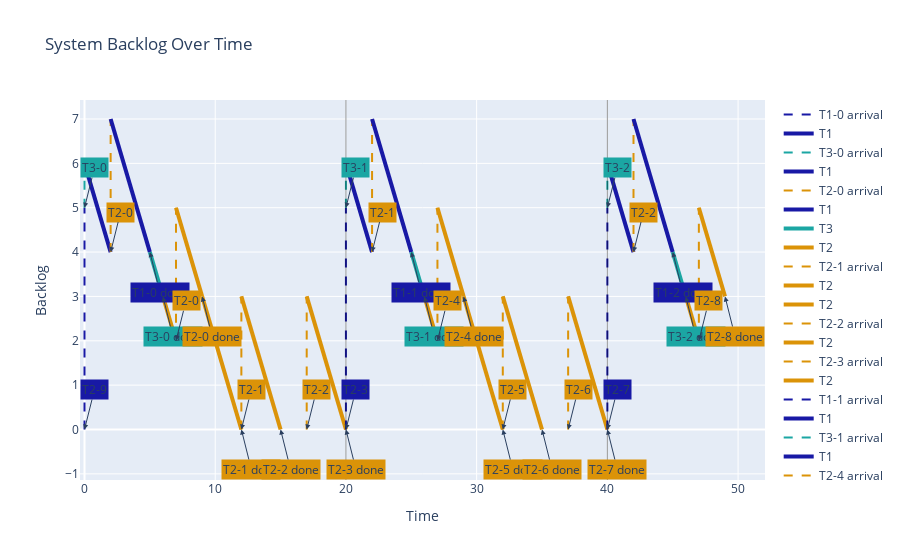

The code cell stored with this chart in its notebook:
### Code cell
interval = 50

P = Uniprocessor(policy="FIFO", taskload=taskload)
WL = P.get_workload_until(interval)
T = get_periodic_tasks_hyperperiod(taskload)
PM = PlotManager(WL)
myfig = PM.plot_backlog()
add_hyperperiod_lines(myfig, T, interval)
myfig.show()
previewer(myfig)

### Figure 1 — Plotly figure (JSON) as saved in the notebook; plotly's stock layout.template omitted (floating-point values rounded to 4 significant figures)
{"data": [{"line": {"color": "#1819A5", "dash": "dash", "width": 2}, "mode": "lines", "name": "T1-0 arrival", "type": "scatter", "x": [0, 0], "y": [0, 5]}, {"line": {"color": "#1819A5", "width": 4}, "mode": "lines", "name": "T1", "type": "scatter", "x": [0, 0], "y": [5, 5]}, {"line": {"color": "#1BA6A3", "dash": "dash", "width": 2}, "mode": "lines", "name": "T3-0 arrival", "type": "scatter", "x": [0, 0], "y": [5, 6]}, {"line": {"color": "#1819A5", "width": 4}, "mode": "lines", "name": "T1", "type": "scatter", "x": [0, 2], "y": [6, 4]}, {"line": {"color": "#DB9308", "dash": "dash", "width": 2}, "mode": "lines", "name": "T2-0 arrival", "type": "scatter", "x": [2, 2], "y": [4, 7]}, {"line": {"color": "#1819A5", "width": 4}, "mode": "lines", "name": "T1", "type": "scatter", "x": [2, 5], "y": [7, 4]}, {"line": {"color": "#1BA6A3", "width": 4}, "mode": "lines", "name": "T3", "type": "scatter", "x": [5, 6], "y": [4, 3]}, {"line": {"color": "#DB9308", "width": 4}, "mode": "lines", "name": "T2", "type": "scatter", "x": [6, 7], "y": [3, 2]}, {"line": {"color": "#DB9308", "dash": "dash", "width": 2}, "mode": "lines", "name": "T2-1 arrival", "type": "scatter", "x": [7, 7], "y": [2, 5]}, {"line": {"color": "#DB9308", "width": 4}, "mode": "lines", "name": "T2", "type": "scatter", "x": [7, 9], "y": [5, 3]}, {"line": {"color": "#DB9308", "width": 4}, "mode": "lines", "name": "T2", "type": "scatter", "x": [9, 12], "y": [3, 0]}, {"line": {"color": "#DB9308", "dash": "dash", "width": 2}, "mode": "lines", "name": "T2-2 arrival", "type": "scatter", "x": [12, 12], "y": [0, 3]}, {"line": {"color": "#DB9308", "width": 4}, "mode": "lines", "name": "T2", "type": "scatter", "x": [12, 15], "y": [3, 0]}, {"line": {"color": "#DB9308", "dash": "dash", "width": 2}, "mode": "lines", "name": "T2-3 arrival", "type": "scatter", "x": [17, 17], "y": [0, 3]}, {"line": {"color": "#DB9308", "width": 4}, "mode": "lines", "name": "T2", "type": "scatter", "x": [17, 20], "y": [3, 0]}, {"line": {"color": "#1819A5", "dash": "dash", "width": 2}, "mode": "lines", "name": "T1-1 arrival", "type": "scatter", "x": [20, 20], "y": [0, 5]}, {"line": {"color": "#1819A5", "width": 4}, "mode": "lines", "name": "T1", "type": "scatter", "x": [20, 20], "y": [5, 5]}, {"line": {"color": "#1BA6A3", "dash": "dash", "width": 2}, "mode": "lines", "name": "T3-1 arrival", "type": "scatter", "x": [20, 20], "y": [5, 6]}, {"line": {"color": "#1819A5", "width": 4}, "mode": "lines", "name": "T1", "type": "scatter", "x": [20, 22], "y": [6, 4]}, {"line": {"color": "#DB9308", "dash": "dash", "width": 2}, "mode": "lines", "name": "T2-4 arrival", "type": "scatter", "x": [22, 22], "y": [4, 7]}, {"line": {"color": "#1819A5", "width": 4}, "mode": "lines", "name": "T1", "type": "scatter", "x": [22, 25], "y": [7, 4]}, {"line": {"color": "#1BA6A3", "width": 4}, "mode": "lines", "name": "T3", "type": "scatter", "x": [25, 26], "y": [4, 3]}, {"line": {"color": "#DB9308", "width": 4}, "mode": "lines", "name": "T2", "type": "scatter", "x": [26, 27], "y": [3, 2]}, {"line": {"color": "#DB9308", "dash": "dash", "width": 2}, "mode": "lines", "name": "T2-5 arrival", "type": "scatter", "x": [27, 27], "y": [2, 5]}, {"line": {"color": "#DB9308", "width": 4}, "mode": "lines", "name": "T2", "type": "scatter", "x": [27, 29], "y": [5, 3]}, {"line": {"color": "#DB9308", "width": 4}, "mode": "lines", "name": "T2", "type": "scatter", "x": [29, 32], "y": [3, 0]}, {"line": {"color": "#DB9308", "dash": "dash", "width": 2}, "mode": "lines", "name": "T2-6 arrival", "type": "scatter", "x": [32, 32], "y": [0, 3]}, {"line": {"color": "#DB9308", "width": 4}, "mode": "lines", "name": "T2", "type": "scatter", "x": [32, 35], "y": [3, 0]}, {"line": {"color": "#DB9308", "dash": "dash", "width": 2}, "mode": "lines", "name": "T2-7 arrival", "type": "scatter", "x": [37, 37], "y": [0, 3]}, {"line": {"color": "#DB9308", "width": 4}, "mode": "lines", "name": "T2", "type": "scatter", "x": [37, 40], "y": [3, 0]}, {"line": {"color": "#1819A5", "dash": "dash", "width": 2}, "mode": "lines", "name": "T1-2 arrival", "type": "scatter", "x": [40, 40], "y": [0, 5]}, {"line": {"color": "#1819A5", "width": 4}, "mode": "lines", "name": "T1", "type": "scatter", "x": [40, 40], "y": [5, 5]}, {"line": {"color": "#1BA6A3", "dash": "dash", "width": 2}, "mode": "lines", "name": "T3-2 arrival", "type": "scatter", "x": [40, 40], "y": [5, 6]}, {"line": {"color": "#1819A5", "width": 4}, "mode": "lines", "name": "T1", "type": "scatter", "x": [40, 42], "y": [6, 4]}, {"line": {"color": "#DB9308", "dash": "dash", "width": 2}, "mode": "lines", "name": "T2-8 arrival", "type": "scatter", "x": [42, 42], "y": [4, 7]}, {"line": {"color": "#1819A5", "width": 4}, "mode": "lines", "name": "T1", "type": "scatter", "x": [42, 45], "y": [7, 4]}, {"line": {"color": "#1BA6A3", "width": 4}, "mode": "lines", "name": "T3", "type": "scatter", "x": [45, 46], "y": [4, 3]}, {"line": {"color": "#DB9308", "width": 4}, "mode": "lines", "name": "T2", "type": "scatter", "x": [46, 47], "y": [3, 2]}, {"line": {"color": "#DB9308", "dash": "dash", "width": 2}, "mode": "lines", "name": "T2-9 arrival", "type": "scatter", "x": [47, 47], "y": [2, 5]}, {"line": {"color": "#DB9308", "width": 4}, "mode": "lines", "name": "T2", "type": "scatter", "x": [47, 49], "y": [5, 3]}], "layout": {"annotations": [{"arrowhead": 2, "ax": 10, "ay": -40, "bgcolor": "#1819A5", "showarrow": true, "text": "T2-9", "x": 0, "y": 0}, {"arrowhead": 2, "ax": 10, "ay": -40, "bgcolor": "#1BA6A3", "showarrow": true, "text": "T3-0", "x": 0, "y": 5}, {"arrowhead": 2, "ax": 10, "ay": -40, "bgcolor": "#DB9308", "showarrow": true, "text": "T2-0", "x": 2, "y": 4}, {"arrowhead": 2, "ax": 10, "ay": 40, "bgcolor": "#1819A5", "showarrow": true, "text": "T1-0 done", "x": 5, "y": 4}, {"arrowhead": 2, "ax": 10, "ay": 40, "bgcolor": "#1BA6A3", "showarrow": true, "text": "T3-0 done", "x": 6, "y": 3}, {"arrowhead": 2, "ax": 10, "ay": -40, "bgcolor": "#DB9308", "showarrow": true, "text": "T2-0", "x": 7, "y": 2}, {"arrowhead": 2, "ax": 10, "ay": 40, "bgcolor": "#DB9308", "showarrow": true, "text": "T2-0 done", "x": 9, "y": 3}, {"arrowhead": 2, "ax": 10, "ay": 40, "bgcolor": "#DB9308", "showarrow": true, "text": "T2-1 done", "x": 12, "y": 0}, {"arrowhead": 2, "ax": 10, "ay": -40, "bgcolor": "#DB9308", "showarrow": true, "text": "T2-1", "x": 12, "y": 0}, {"arrowhead": 2, "ax": 10, "ay": 40, "bgcolor": "#DB9308", "showarrow": true, "text": "T2-2 done", "x": 15, "y": 0}, {"arrowhead": 2, "ax": 10, "ay": -40, "bgcolor": "#DB9308", "showarrow": true, "text": "T2-2", "x": 17, "y": 0}, {"arrowhead": 2, "ax": 10, "ay": 40, "bgcolor": "#DB9308", "showarrow": true, "text": "T2-3 done", "x": 20, "y": 0}, {"arrowhead": 2, "ax": 10, "ay": -40, "bgcolor": "#1819A5", "showarrow": true, "text": "T2-3", "x": 20, "y": 0}, {"arrowhead": 2, "ax": 10, "ay": -40, "bgcolor": "#1BA6A3", "showarrow": true, "text": "T3-1", "x": 20, "y": 5}, {"arrowhead": 2, "ax": 10, "ay": -40, "bgcolor": "#DB9308", "showarrow": true, "text": "T2-1", "x": 22, "y": 4}, {"arrowhead": 2, "ax": 10, "ay": 40, "bgcolor": "#1819A5", "showarrow": true, "text": "T1-1 done", "x": 25, "y": 4}, {"arrowhead": 2, "ax": 10, "ay": 40, "bgcolor": "#1BA6A3", "showarrow": true, "text": "T3-1 done", "x": 26, "y": 3}, {"arrowhead": 2, "ax": 10, "ay": -40, "bgcolor": "#DB9308", "showarrow": true, "text": "T2-4", "x": 27, "y": 2}, {"arrowhead": 2, "ax": 10, "ay": 40, "bgcolor": "#DB9308", "showarrow": true, "text": "T2-4 done", "x": 29, "y": 3}, {"arrowhead": 2, "ax": 10, "ay": 40, "bgcolor": "#DB9308", "showarrow": true, "text": "T2-5 done", "x": 32, "y": 0}, {"arrowhead": 2, "ax": 10, "ay": -40, "bgcolor": "#DB9308", "showarrow": true, "text": "T2-5", "x": 32, "y": 0}, {"arrowhead": 2, "ax": 10, "ay": 40, "bgcolor": "#DB9308", "showarrow": true, "text": "T2-6 done", "x": 35, "y": 0}, {"arrowhead": 2, "ax": 10, "ay": -40, "bgcolor": "#DB9308", "showarrow": true, "text": "T2-6", "x": 37, "y": 0}, {"arrowhead": 2, "ax": 10, "ay": 40, "bgcolor": "#DB9308", "showarrow": true, "text": "T2-7 done", "x": 40, "y": 0}, {"arrowhead": 2, "ax": 10, "ay": -40, "bgcolor": "#1819A5", "showarrow": true, "text": "T2-7", "x": 40, "y": 0}, {"arrowhead": 2, "ax": 10, "ay": -40, "bgcolor": "#1BA6A3", "showarrow": true, "text": "T3-2", "x": 40, "y": 5}, {"arrowhead": 2, "ax": 10, "ay": -40, "bgcolor": "#DB9308", "showarrow": true, "text": "T2-2", "x": 42, "y": 4}, {"arrowhead": 2, "ax": 10, "ay": 40, "bgcolor": "#1819A5", "showarrow": true, "text": "T1-2 done", "x": 45, "y": 4}, {"arrowhead": 2, "ax": 10, "ay": 40, "bgcolor": "#1BA6A3", "showarrow": true, "text": "T3-2 done", "x": 46, "y": 3}, {"arrowhead": 2, "ax": 10, "ay": -40, "bgcolor": "#DB9308", "showarrow": true, "text": "T2-8", "x": 47, "y": 2}, {"arrowhead": 2, "ax": 10, "ay": 40, "bgcolor": "#DB9308", "showarrow": true, "text": "T2-8 done", "x": 49, "y": 3}], "shapes": [{"line": {"color": "black", "width": 1}, "opacity": 0.4, "type": "line", "x0": 20, "x1": 20, "xref": "x", "y0": 0, "y1": 1, "yref": "y domain"}, {"line": {"color": "black", "width": 1}, "opacity": 0.4, "type": "line", "x0": 40, "x1": 40, "xref": "x", "y0": 0, "y1": 1, "yref": "y domain"}], "showlegend": true, "title": {"text": "System Backlog Over Time"}, "xaxis": {"title": {"text": "Time"}}, "yaxis": {"title": {"text": "Backlog"}}}}
